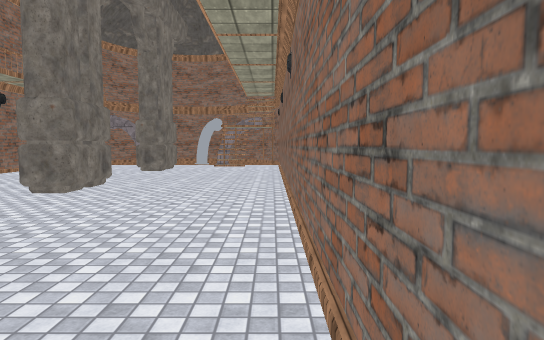
[1] (above)

13 first-person views from a walk through a scene from a Unity 3-D project. The camera is 1.5 m above the floor, tilts 4° down and sees 75° across. The floor is counted in squares, 2 m on a side. Each view is taken from the middle of a square. On the plan, view 1 faces up. The plan holds only what a view shows up to about 11 squares ahead; the rest is blank. The place goes on beyond the plan. Some surface patterns are stand-ins.

[2]
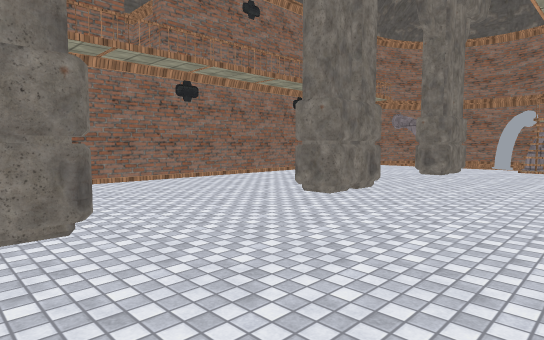

[3]
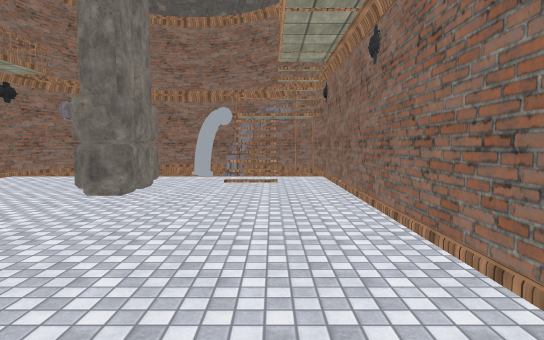

[4]
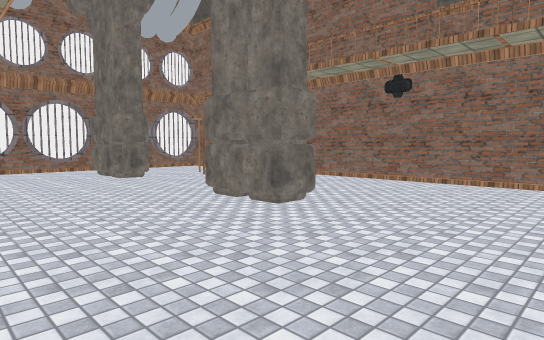

[5]
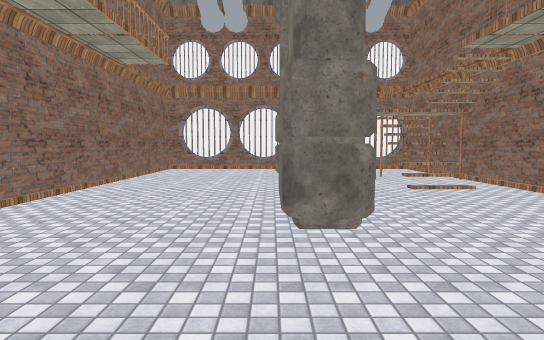

[6]
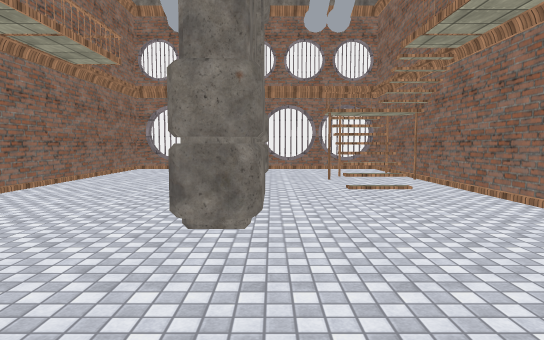

[7]
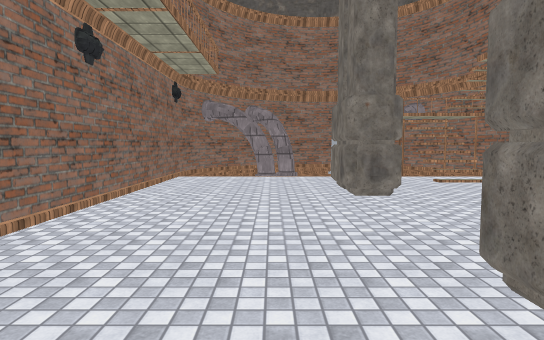

[8]
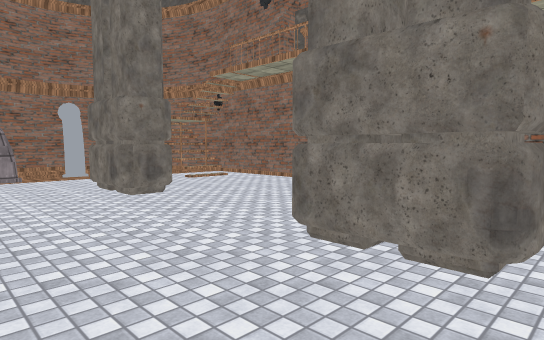

[9]
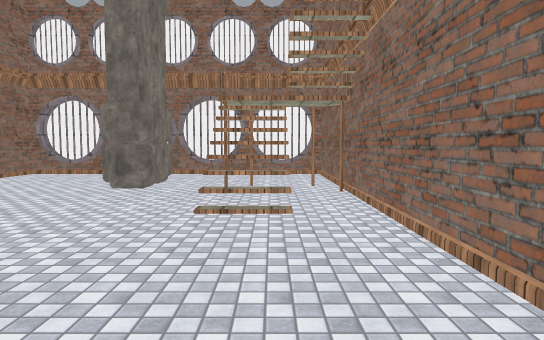

[10]
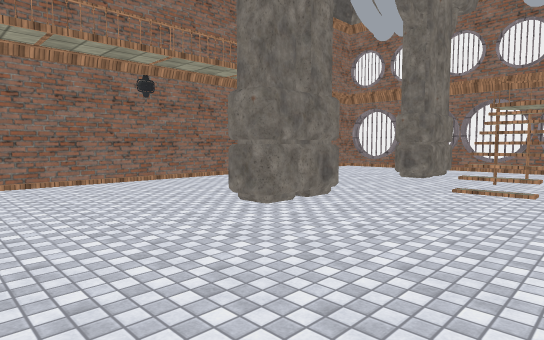

[11]
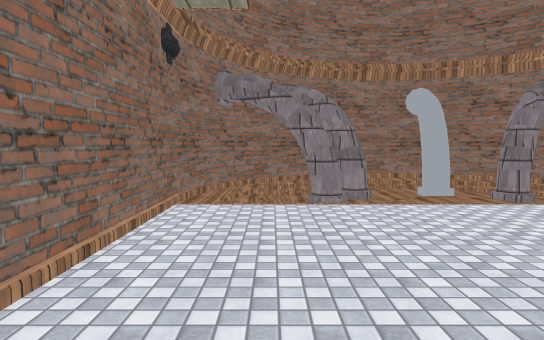

[12]
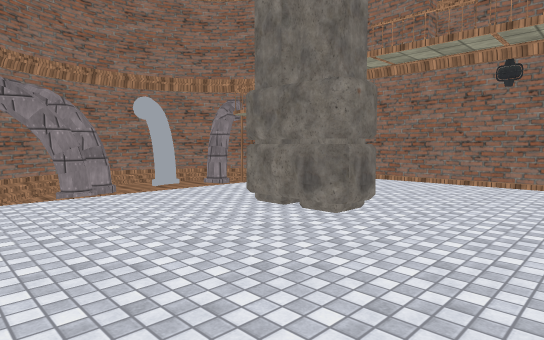

[13]
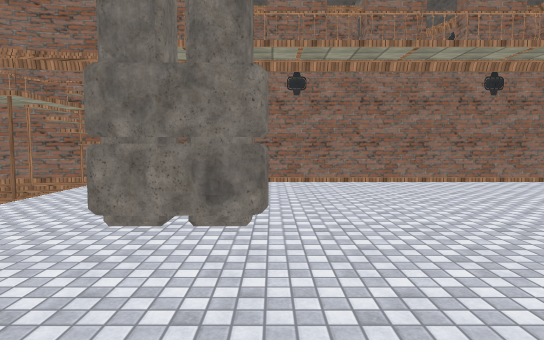

### Floor plan
Key: @ floor where view 1 was taken; # wall or solid block; . main floor; - floor 0.25 m lower than the main floor; / step, stairs or slope; = window, fence, low wall or low ledge; O other object.
Columns run from 8 left of view 1 to 1 right of it. Each row starts with its distance up from view 1.
 17    #####
 16  ##  O ##
 15 ##/OOOO/#
 14 #/-O///-##
 13 #/....///#
 12 #/....=//#
 11 #/...#../#
 10 #/....../#
  9 #/....../#
  8 #/....../#
  7 #/....../#
  6 #/...#../#
  5 #/....../#
  4 #/....../#
  3 #/....../#
  2 #/..##../#
  1 #/..##../#
  0 #/......@#
 -1 #/#/..../#
 -2 #///..../#
 -3 ##./##../#
 -4 #.#.##../#
 -5 #......./#
 -6 ##OOOOOO.#
 -7         ##

Positions as (right, up) in squares from view 1, and headings:
1: (0, 0), facing up
2: (0, 1), facing up-left
3: (-1, 5), facing up
4: (0, 5), facing down-left
5: (-3, 5), facing down
6: (-4, 5), facing down
7: (-5, 5), facing up
8: (-6, 5), facing up-right
9: (-6, 3), facing down
10: (-7, 5), facing down-right
11: (-6, 9), facing up
12: (-7, 8), facing up-right
13: (-7, 10), facing right
